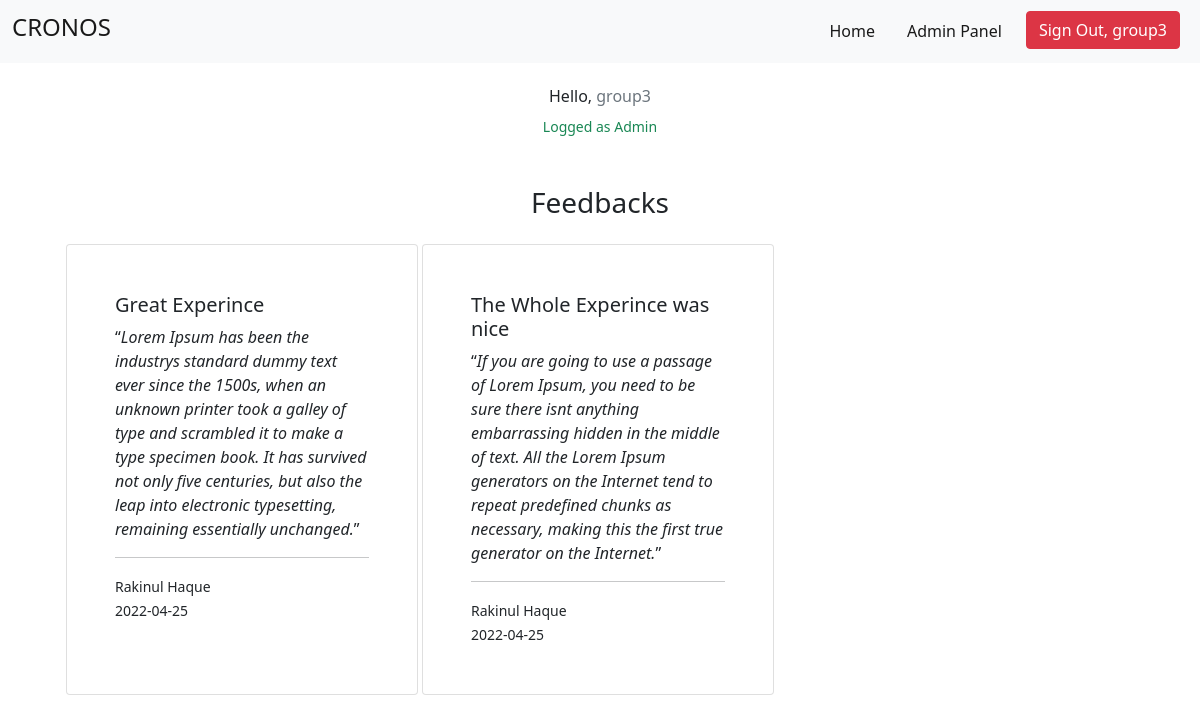
/adminFeedbackViewPage.php (signed in), run on the app's committed database.
### tables this page shows
CREATE TABLE `feedback` (
  `feedback_id` int(11) NOT NULL,
  `feedback_title` varchar(30) NOT NULL,
  `feedback_date` date NOT NULL DEFAULT current_timestamp(),
  `feedback_message` mediumtext NOT NULL,
  `customer_id` int(11) NOT NULL
);

CREATE TABLE `customer` (
  `customer_id` int(11) NOT NULL,
  `first_name` varchar(20) NOT NULL,
  `last_name` varchar(20) NOT NULL,
  `city` varchar(20) NOT NULL,
  `address` varchar(100) NOT NULL,
  `phone_number` varchar(11) NOT NULL,
  `email` varchar(50) NOT NULL,
  `password` varchar(30) NOT NULL
);

### adminFeedbackViewPage.php (the view, shortened to what this page needs)
<!DOCTYPE html>
<html lang="en">
<head>
    <link href="https://cdn.jsdelivr.net/npm/bootstrap@5.1.3/dist/css/bootstrap.min.css" rel="stylesheet" />
    <link rel="stylesheet" href="style.css" />
    <link rel="stylesheet" href="fontawesome-free-5.15.4-web/fontawesome-free-5.15.4-web/css/all.css" />
</head>
<body>
    <navbar>
        <nav class="navbar navbar-expand-lg navbar-light bg-light">
            <div class="container-fluid">
                <a class="navbar-brand" href="index.php">
                    <h4>CRONOS</h4>
                </a>
                <div class="collapse navbar-collapse" id="navbarNav">
                    <ul class="navbar-nav ms-auto">
                        <li class="nav-item mx-2">
                            <a class="nav-link active" aria-current="page" href="index.php">Home</a>
                        </li>
                        <li class="nav-item mx-2">
                            <a class="nav-link active" aria-current="page" href="adminPanel.php">Admin Panel</a>
                        </li>
                        <li class="nav-item mx-2">
                            <a class="btn btn-danger" class="nav-link" href="dbAdminSignout.php">Sign Out, <?= $_SESSION['admin_name']; ?> </a>
                        </li>
                    </ul>
                </div>
            </div>
        </nav>
    </navbar>
    <h6 class="text-center mt-4">Hello, <span class="text-secondary"><?= $_SESSION['admin_name']; ?></span></h6>
    <div class="text-center text-success mb-5"><small>Logged as Admin</small></div>
    <div class="container">
        <div class="text-center mt-5 mb-4">
            <h3>Feedbacks</h3>
        </div>
        <div>
            <div class="row container">
                <?php
                require_once("dbConnect.php");
                $sql = "SELECT feedback_id, feedback_date, feedback_title, feedback_message, customer.customer_id, customer.first_name, customer.last_name, customer.email FROM feedback INNER JOIN customer on feedback.customer_id = customer.customer_id ORDER BY feedback_date DESC";
                $result = mysqli_query($conn, $sql);
                if (mysqli_num_rows($result) > 0) {
                    while ($row = mysqli_fetch_array($result)) {
                ?>
                        <div class="col-md-4 mb-5">
                            <div class="card bookingCard" style="width: 22rem;">
                                <div class="card-body p-5">
                                    <div class="feedback-title">
                                        <h5 class="card-title"><?php echo $row[2]; ?></h5>
                                    </div>
                                    <div>
                                        <div class="row">
                                            <q><i><?php echo $row[3] ?></i></q>
                                        </div>
                                        <hr>
                                        <div class="row">
                                            <div class="col-md-12"><small><?php echo $row[5] ?><?php echo $row[6] ?> </small> <br>
                                                <small><?php echo $row[1] ?></small><br>
                                            </div>
                                        </div>
                                    </div>
                                </div>
                            </div>
                        </div>
                <?php
                    }
                }
                ?>
            </div>
        </div>
    </div>

### style.css (style rules this page uses)
.container { height: 100%; }
.btn-anchor, a { text-decoration: none; color: white; }
.bookingCard { max-height: 600px; height: 100%; }

### data on the page
feedback: feedback_title "Great Experince", feedback_message "Lorem Ipsum has been the industrys standard dummy text ever since the 1500s, when an unknown printer took a galley of type and scrambled it to make a type specimen book. It has survived not only five centuries, but also the leap into electronic typesetting, remaining essentially unchanged.", customer.first_name "Rakinul", customer.last_name "Haque", feedback_date "2022-04-25"
feedback: feedback_title "The Whole Experince was nice", feedback_message "If you are going to use a passage of Lorem Ipsum, you need to be sure there isnt anything embarrassing hidden in the middle of text. All the Lorem Ipsum generators on the Internet tend to repeat predefined chunks as necessary, making this the first true generator on the Internet.", customer.first_name "Rakinul", customer.last_name "Haque", feedback_date "2022-04-25"

### other printed values
$_SESSION['admin_name'] "group3"
